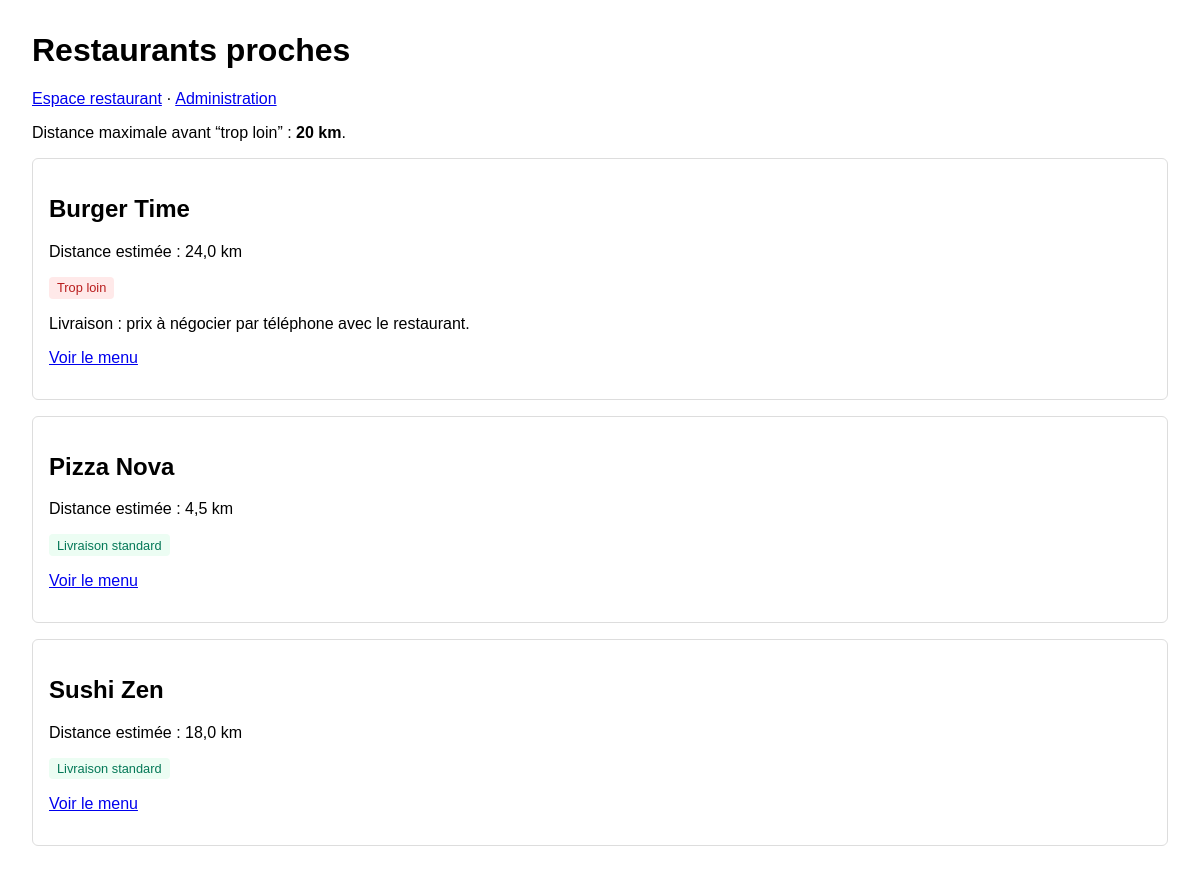
The page / on the database its author committed.
### tables this page shows
CREATE TABLE restaurants (
    id INT AUTO_INCREMENT PRIMARY KEY,
    name VARCHAR(150) NOT NULL,
    email VARCHAR(150) NOT NULL,
    menu_url VARCHAR(255) NOT NULL,
    clicks INT NOT NULL DEFAULT 0,
    is_validated TINYINT(1) NOT NULL DEFAULT 0,
    distance_km DECIMAL(6,2) NOT NULL DEFAULT 0,
    created_at TIMESTAMP DEFAULT CURRENT_TIMESTAMP
);

### src/Controller/BaseController.php (called while the page is built, shortened)
<?php
abstract class BaseController
{
    protected function render(string $template, array $data = []): void
    {
        extract($data, EXTR_SKIP);
        require __DIR__ . '/../../templates/' . $template . '.php';
    }
}

### src/Controller/ClientController.php (called while the page is built, shortened)
<?php
final class ClientController extends BaseController
{
    public function index(): void
    {
        $settingsRepository = new SettingsRepository($this->db, $this->config);
        $restaurantRepository = new RestaurantRepository($this->db);
        $distanceMaxKm = $settingsRepository->distanceMaxKm();
        $restaurants = $restaurantRepository->listWithDistance();
        $this->render('client-home', [
            'distanceMaxKm' => $distanceMaxKm,
            'restaurants' => $restaurants,
        ]);
    }
}

### public/index.php (called while the page is built, shortened)
<?php
require __DIR__ . '/../src/Controller/BaseController.php';
require __DIR__ . '/../src/Controller/ClientController.php';
require __DIR__ . '/../src/Repository/SettingsRepository.php';
require __DIR__ . '/../src/Repository/RestaurantRepository.php';
$config = Config::fromEnv();
$db = new Database($config);
$router = new Router();
$router->get('/', function () use ($db, $config): void {
    $controller = new ClientController($db, $config);
    $controller->index();
});
$router->get('/restaurant', function () use ($db, $config): void {
    $controller = new RestaurantController($db, $config);
    $controller->dashboard();
});
$router->get('/restaurant/login', function () use ($db, $config): void {
    $controller = new RestaurantController($db, $config);
    $controller->showLogin();
});
$router->post('/restaurant/login', function () use ($db, $config): void {
    $controller = new RestaurantController($db, $config);
    $controller->login();
});
$router->post('/restaurant/orders/status', function () use ($db, $config): void {
    $controller = new RestaurantController($db, $config);
    $controller->updateOrderStatus();
});
$router->get('/admin', function () use ($db, $config): void {
    $controller = new AdminController($db, $config);
    $controller->dashboard();
});
$router->get('/admin/login', function () use ($db, $config): void {
    $controller = new AdminController($db, $config);
    $controller->showLogin();
});
$router->post('/admin/login', function () use ($db, $config): void {
    $controller = new AdminController($db, $config);
    $controller->login();
});
$router->post('/admin/settings/distance', function () use ($db, $config): void {
    $controller = new AdminController($db, $config);
    $controller->updateDistance();
});
$router->get('/admin/restaurants/toggle', function () use ($db, $config): void {
    $controller = new AdminController($db, $config);
    $controller->toggleRestaurantValidation();
});
$router->get('/admin/restaurants/delete', function () use ($db, $config): void {
    $controller = new AdminController($db, $config);
    $controller->deleteRestaurant();
});
$router->get('/admin/impersonate', function () use ($db, $config): void {
    $controller = new AdminController($db, $config);
    $controller->impersonate();
});
$router->get('/admin/stop-impersonation', function () use ($db, $config): void {
    $controller = new AdminController($db, $config);
    $controller->stopImpersonation();
});
$router->get('/logout', function (): void {
    Auth::logout();
    header('Location: /');
    exit;
});
$router->dispatch($_SERVER['REQUEST_METHOD'] ?? 'GET', $_SERVER['REQUEST_URI'] ?? '/');

### src/Router.php (called while the page is built, shortened)
<?php
final class Router
{
    private array $routes = [];
    public function get(string $path, callable $handler): void
    {
        $this->routes['GET ' . $path] = $handler;
    }
    public function post(string $path, callable $handler): void
    {
        $this->routes['POST ' . $path] = $handler;
    }
    public function dispatch(string $method, string $uri): void
    {
        $path = parse_url($uri, PHP_URL_PATH) ?: '/';
        $key = strtoupper($method) . ' ' . $path;
        $handler = $this->routes[$key];
        $handler();
    }
}

### src/Repository/SettingsRepository.php (called while the page is built, shortened)
<?php
final class SettingsRepository
{
    private Database $db;
    private Config $config;
    public function __construct(Database $db, Config $config)
    {
        $this->db = $db;
        $this->config = $config;
    }
    public function distanceMaxKm(): int
    {
        try {
            $connection = $this->db->connection();
            $statement = $connection->query("SELECT value_int FROM settings WHERE name = 'distance_max_km' LIMIT 1");
            $row = $statement ? $statement->fetch() : null;
            return (int) $row['value_int'];
        } catch (PDOException $exception) {
            return $this->config->distanceMaxKm;
        }
    }
}

### src/Repository/RestaurantRepository.php (called while the page is built, shortened)
<?php
final class RestaurantRepository
{
    private Database $db;
    public function __construct(Database $db)
    {
        $this->db = $db;
    }
    public function listWithDistance(): array
    {
        try {
            $connection = $this->db->connection();
            $statement = $connection->query(
                'SELECT id, name, email, menu_url, clicks, distance_km, is_validated FROM restaurants ORDER BY name ASC'
            );
            return $statement->fetchAll();
        } catch (PDOException $exception) {
            return [
                [
                    'id' => 1,
                    'name' => 'Demo Pizza',
                    'email' => 'demo@pizza.test',
                    'menu_url' => '#',
                    'clicks' => 0,
                    'distance_km' => 4.2,
                    'is_validated' => 1,
                ],
                [
                    'id' => 2,
                    'name' => 'Demo Burger',
                    'email' => 'demo@burger.test',
                    'menu_url' => '#',
                    'clicks' => 0,
                    'distance_km' => 22.5,
                    'is_validated' => 0,
                ],
            ];
        }
    }
}

### templates/client-home.php (the view, shortened to what this page needs)
<!DOCTYPE html>
<html lang="fr">
<head>
</head>
<body>
    <h1>Restaurants proches</h1>
    <p><a href="/restaurant/login">Espace restaurant</a> · <a href="/admin/login">Administration</a></p>
    <p>Distance maximale avant “trop loin” : <strong><?= htmlspecialchars((string) $distanceMaxKm) ?> km</strong>.</p>
    <?php if (empty($restaurants)) : ?>
        <p>Aucun restaurant disponible pour le moment.</p>
    <?php else : ?>
        <?php foreach ($restaurants as $restaurant) : ?>
            <?php $distance = (float) ($restaurant['distance_km'] ?? 0); ?>
            <?php $isTooFar = $distance > $distanceMaxKm; ?>
            <div class="restaurant">
                <h2><?= htmlspecialchars((string) $restaurant['name']) ?></h2>
                <p>Distance estimée : <?= htmlspecialchars(number_format($distance, 1, ',', ' ')) ?> km</p>
                <?php if ($isTooFar) : ?>
                    <span class="badge badge-far">Trop loin</span>
                    <p>Livraison : prix à négocier par téléphone avec le restaurant.</p>
                <?php else : ?>
                    <span class="badge badge-ok">Livraison standard</span>
                <?php endif; ?>
                <p><a href="<?= htmlspecialchars((string) $restaurant['menu_url']) ?>">Voir le menu</a></p>
            </div>
        <?php endforeach; ?>
    <?php endif; ?>
</body>
</html>

### templates/client-home.php (style rules this page uses)
body { font-family: Arial, sans-serif; margin: 2rem; }
.restaurant { border: 1px solid #ddd; padding: 1rem; margin-bottom: 1rem; border-radius: 6px; }
.badge { display: inline-block; padding: 0.2rem 0.5rem; border-radius: 4px; font-size: 0.8rem; }
.badge-far { background: #ffe9e9; color: #b91c1c; }
.badge-ok { background: #ecfdf3; color: #047857; }

### rows shown on the page
restaurants: name "Burger Time", distance_km "24,0", shows "Trop loin"
restaurants: name "Pizza Nova", distance_km "4,5", shows "Livraison standard"
restaurants: name "Sushi Zen", distance_km "18,0", shows "Livraison standard"

### other values the page prints
$distanceMaxKm "20"
